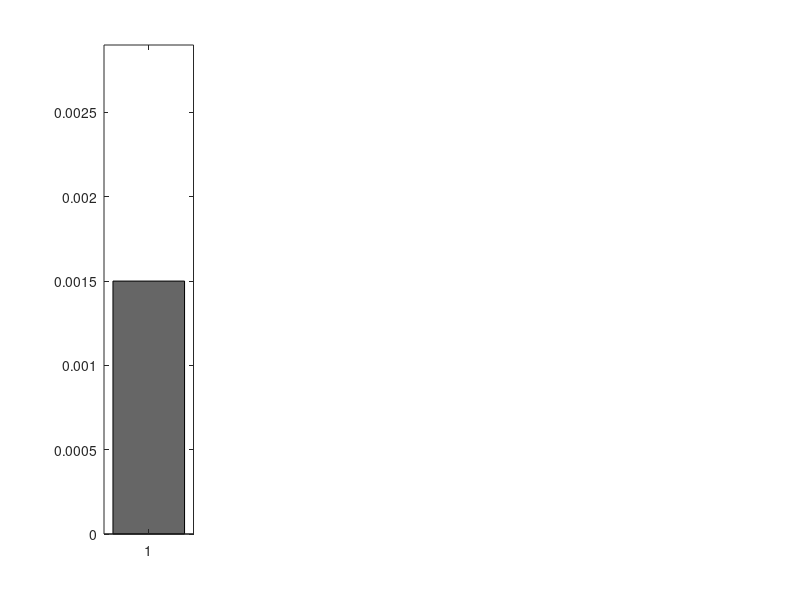

The MATLAB script that drew this image: (Note: this script raises an error after producing the figure.)
% This program solves the time evolution of both vesicle transport and the
% pool concentration with a particle hopping ansatz. The algorithm is
% explained in more detail in the paper "On the Role of Vesicle Transport in Neurite Growth: Modelling and Experiments"

%% Load initial conditions
close all   
clear variables

% Initialise all neurites as structure arrays
NumberOfNeurites = 2;
N1 = struct;     

% Parameters for scaling
N1.typicalTime = 100;
N1.typicalLength = 50;
N1.typicalDiffusion = 10^(-1); 
N1.typicalInflux = 1;
N1.typicalOutflux = 10^(-1);
N1.typicalPotential = 1;
N1.typicalConcentration = 15;

% Calculate Scaling Parameters
lambda_in = (N1.typicalTime*N1.typicalInflux)/(2*N1.typicalLength*N1.typicalConcentration);       
lambda_out = (N1.typicalTime*N1.typicalOutflux)/(2*N1.typicalLength);
lambda_eps = N1.typicalTime*N1.typicalDiffusion/(N1.typicalLength^2);
lambda_V = N1.typicalTime*N1.typicalPotential/(N1.typicalLength^2);
N1.lambda_in = lambda_in;
N1.lambda_out = lambda_out;
N1.lambda_eps = lambda_eps;
N1.lambda_V = lambda_V;

% Second neurite hat the same scaling parameters
N2 = N1;

% Space discretisation
n = 400;
N1.L = 1;                                  % Length of Neurite 1
N2.L = 0.3;
N1.h = 1/n;                                % Space step size                                
N2.h = 1/n;
N1.x = linspace(0,N1.L,n*N1.L)';           % Domain of Neurite 1            
N2.x = linspace(0,N2.L,n*N2.L)';            

% Time discretisation
T = 100;                                   % End time
m = T*10000;
tau = T/m;                                 % Time step size
N1.tau = tau;   
N2.tau = tau;                            
tt = linspace(0,T,ceil(T/N1.tau))';  

% Load initial pool Cconcentrations and define their maximum sizes;
N1.Lambda_som = 0.12;                        % Total Mass of Vesicles in the Soma
N2.Lambda_som = N1.Lambda_som;
N1.Lambda_tip = 0.0015;                      % Total Mass of Vesicles in the growth cone of N1
N2.Lambda_tip = 0.0015;                      % Total Mass of Vesicles in the growth cone of N2

N1.Lambda_som_max = 0.175;
N2.Lambda_som_max = N1.Lambda_som_max;
N1.Lambda_tip_max = 0.0029;               
N2.Lambda_tip_max = 0.0029;

SaveLambda_som = N1.Lambda_som; 
SaveN1Lambda_tip = N1.Lambda_tip; 
SaveN2Lambda_tip = N2.Lambda_tip;

% Initial influx- and outflux values in all neurites
no_noflux_1 = 1;                          % Set to 0 to have no flux in neurite 1       
no_noflux_2 = 1;                          % Set to 0 to have no flux in neurite 2
N1.alpha_a = no_noflux_1*0.8;               
N1.alpha_r = no_noflux_1*0.8;         
N2.alpha_a = no_noflux_2*0.8;
N2.alpha_r = no_noflux_2*0.8;

N1.beta_a = no_noflux_1*15;
N1.beta_r = no_noflux_1*15;
N2.beta_a = no_noflux_2*15;
N2.beta_r = no_noflux_2*15;

% Further parameters (diffusion constants and potentials)
N1.eps_a = 0.05;
N2.eps_a = N1.eps_a;
N1.eps_r = 0.05;
N2.eps_r = N1.eps_r;

N1.V_a = 1.75.*N1.x;           
N1.V_r = -1.5.*N1.x;
N2.V_a = 1.75.*N2.x;
N2.V_r = -1.5.*N2.x;

% Initial concentration of a = ANT and r = RET
N1.a0 = 0.*N1.x + 0.1;
N1.r0 = 0.*N1.x + 0.1;
N2.a0 = 0.*N2.x + 0.1;
N2.r0 = 0.*N2.x + 0.1;

SaveN1a0 = N1.a0; 
SaveN1r0 = N1.r0; 
SaveN2a0 = N2.a0;
SaveN2r0 = N2.r0;

% Initialise vectors that save development of different numbers
Development_Lambda_som = zeros(m,1);
Development_Lambda_tipN1 = zeros(m,1);
Development_Lambda_tipN2 = zeros(m,1);
Development_MassWholeSystem = zeros(m,1);
Development_Entropy = zeros(m,1);

% Define Colors
redN = [.8 .2941  .0862];
greenN = [ .1647 .6313 .5960];
greyN = [ 0.4 0.4 0.4];

%% Check initial concentrations

N1.p0 = N1.a0 + N1.r0;
N2.p0 = N2.a0 + N2.r0;

if sum(N1.p0 > 1) + sum(N2.p0 > 1) > 0
    error('The chosen initial value of the total vesicle concentration in one neurite exceeds the density constraint.')
end
if sum(N1.a0 < 0) + sum(N1.r0 < 0) + sum(N2.a0 < 0) + sum(N2.r0 < 0) > 0
    error('One of the initial vesicle concentrations in a neurite is negative.')
end
if N1.Lambda_som > N1.Lambda_som_max || N1.Lambda_tip > N1.Lambda_tip_max || N2.Lambda_tip > N2.Lambda_tip_max
    error('One of the initial pool concentration exceeds the maximum concentration.')
end

% Calculate initial mass 
TotalMass = N1.Lambda_som  + N1.Lambda_tip  +  N2.Lambda_tip  ... 
         + (sum(N1.r0(:)) + sum(N1.a0(:)) + sum(N2.r0(:)) + sum(N2.a0(:)))*N2.h;
disp(['Total mass at the beginning is = ' num2str(TotalMass), '.']);

%% Plot Initial Concentration in Both Neurites, Neurite 1 is plotted reverse
%fig = figure('Position', [0, 0, 200, 200]);        % for Jans Computer
fig = figure('Position', [200, 100, 1200, 600]);     % for Inas Computer
  
plotlefttip = subplot(1,5,1);
hl = bar(N1.Lambda_tip, 'FaceColor', greyN);
ylim([0 N1.Lambda_tip_max ]);
plotlefttip.PlotBoxAspectRatio(2) = 2.5;
plotlefttip.Position(1) = 0.02;
plotlefttip.Position(2) = .5;
plotlefttip.Position(4) = 0.4;
set(gca,'FontSize',15,'FontWeight','bold')

fs1 = subplot(1,5,2);
h1 = plot(N1.x, N1.a0, N1.x, N1.r0, N1.x, 1-N1.a0-N1.r0 ,'k--','Linewidth',2);
h1(1).Color = greenN;
h1(2).Color = redN;

% fs1.Position = [0.18000    0.5000    0.3237    0.4150];
set(fs1, 'Xdir', 'reverse')
title('Neurite 1')
axis([0 N1.L 0 1]),
set(groot, 'DefaultTextInterpreter', 'latex');
set(groot, 'DefaultAxesTickLabelInterpreter', 'latex');
set(groot, 'DefaultAxesFontName', 'latex');
set(groot, 'DefaultLegendInterpreter', 'latex');
legend('ANT','RET', '1-$\rho$');
xlabel('Points on the domain $\Omega_1$');
ylabel('Concentration');
axis square
set(gca,'FontSize',15,'FontWeight','bold')

plotsoma = subplot(1,5,3);
hs = bar(N1.Lambda_som, 'FaceColor', greyN);
title('$\Lambda_{som}$')
ylim([0 N1.Lambda_som_max]);
plotsoma.PlotBoxAspectRatio(2) = 2.5;
% plotsoma.Position(1) = 0.5;
plotsoma.Position(1) = 0.36;
plotsoma.Position(2) = 0.5;
plotsoma.Position(4) = 0.4;
set(gca,'FontSize',15,'FontWeight','bold')

fs2 = subplot(1,5,4);
h2 = plot(N2.x, N2.a0, N2.x, N2.r0, N2.x, 1-N2.a0-N2.r0 ,'k--','Linewidth',2);
h2(1).Color = greenN;
h2(2).Color = redN;
fs2.Position = [0.4400    0.5000    0.3237    0.4150];
axis([0 N2.L 0 1]);
title('Neurite 2')
axis square
legend('ANT','RET', '1-$\rho$');
xlabel('Points on the domain $\Omega_2$');
ylabel('Concentration');
set(gca,'FontSize',15,'FontWeight','bold','Fontangle','Oblique')

plotrighttip = subplot(1,5,5);
hr = bar(N2.Lambda_tip, 'FaceColor', greyN);
ylim([0 N2.Lambda_tip_max ]);
plotrighttip.PlotBoxAspectRatio(2) = 2.5;
plotrighttip.Position(1) = 0.7;
plotrighttip.Position(2) = 0.5;
plotrighttip.Position(4) = 0.4;
set(gca,'FontSize',15,'FontWeight','bold')

fs1.Position = [0.1000    0.5000    0.3237    0.4150];

drawnow;

exportFigure(['Images/TimeEvolution2B',num2str(0),'.pdf'], fig);           % command provided by helperFiles package
disp('The figure of the initial datum was printed.');

tic;

%% Solve the equation
z = 1;                                                                     % Counter for grafic enumeration
for i = 1:m
    % Update Concentration in Neurons
    N1old = N1;
    [N1a1, N1r1] = UpdateConcentrationParticleHopping(N1);    
    N1.a0 = N1a1;
    N1.r0 = N1r1;
    N1p1 = N1a1 + N1r1;
	
    N2old = N2;
    [N2a1, N2r1] = UpdateConcentrationParticleHopping(N2);    
    N2.a0 = N2a1;
    N2.r0 = N2r1;
    N2p1 = N2a1 + N2r1;
    
    % Plot Updaten
    if (mod(i,1000)==0)

        h1(1).YData = N1a1;    
        h1(2).YData = N1r1;
        h1(3).YData = 1-N1a1-N1r1;

        h2(1).YData = N2a1;          
        h2(2).YData = N2r1;
        h2(3).YData = 1-N2a1-N2r1;
        
        hs.YData = N1.Lambda_som;
        hl.YData = N1.Lambda_tip;
        hr.YData = N2.Lambda_tip;
       
        drawnow
        
        disp(['Iteration: ', num2str(i)]);
        if (mod(i,10000)==0)
            exportFigure(['Images/TimeEvolution2B',num2str(z),'.pdf'], fig);         % command provided by helperFiles package
            disp(['A figure was printed at t = ',num2str(z), '.']);
            z = z + 1;
        end
    end
    
    % Save Density in Pools
    Development_Lambda_som(i) = N1.Lambda_som;
    Development_Lambda_tipN1(i) = N1.Lambda_tip;
    Development_Lambda_tipN2(i) = N2.Lambda_tip;
    
    % Update Concentration in Pools 
    N1.Lambda_som = N1.Lambda_som ...                               % Old concentration
        + N1.tau*(lambda_out*N1.beta_r*(1 - N1.Lambda_som/N1.Lambda_som_max)*(N1old.r0(1)) ...      % Retrograte entering from Neuron 1
            + lambda_out*N2.beta_r*(1 - N2.Lambda_som/N2.Lambda_som_max)*(N2old.r0(1)) ...               % Retrograte entering from Neuron 2
            - lambda_in*N1.alpha_a*(N1.Lambda_som/N1.Lambda_som_max)*(1-N1old.r0(1)-N1old.a0(1)) ...                          % Anterograde existing pool into Neuron 1 
            - lambda_in*N2.alpha_a*(N2.Lambda_som/N2.Lambda_som_max)*(1-N2old.r0(1)-N2old.a0(1)));                     % Anterograde existing pool into Neuron 2
            
    N2.Lambda_som = N1.Lambda_som;
    N1.Lambda_tip = N1.Lambda_tip ...                                           % Tip of Neuron 1
        + N1.tau*(- lambda_in*N1.alpha_r*(N1.Lambda_tip/ N1.Lambda_tip_max)*(1-N1old.r0(end)-N1old.a0(end)) ...                 % Vesicles exiting pool Neuron 1
            + lambda_out*N1.beta_a*N1old.a0(end)*(1 - N1.Lambda_tip/N1.Lambda_tip_max )); % Vesicles entering pool Neuron 1
    N2.Lambda_tip = N2.Lambda_tip ...                                           % Tip of Neuron 2
        + N2.tau*(- lambda_in*N2.alpha_r*(N2.Lambda_tip/N2.Lambda_tip_max)*(1-N2old.r0(end)-N2old.a0(end)) ...                 % Vesicles exiting pool Neuron 2
            + lambda_out*N2.beta_a*N2old.a0(end)*(1 - N2.Lambda_tip/N2.Lambda_tip_max));  

    % Calculate total mass
    Development_MassWholeSystem(i) = N1.Lambda_som + N1.Lambda_tip + N2.Lambda_tip  ... 
        + N2.h*(sum(N1r1(:)) + sum(N1a1(:)) + sum(N2r1(:)) + sum(N2a1(:))); 
end

%% Plot Pool Density Evolution in the pools
figure(5);
subplot(1,3,1);
Pool1 = plot(tt, Development_Lambda_som);
Pool1.Color = greyN;
axis square
title('$\Lambda_{som}$');
xlabel('Time $t$');
xlim([0 T]);
ylabel('Concentration');
set(groot, 'DefaultTextInterpreter', 'latex');
set(groot, 'DefaultAxesTickLabelInterpreter', 'latex');
set(groot, 'DefaultAxesFontName', 'latex');
set(groot, 'DefaultLegendInterpreter', 'latex');
set(gca,'FontSize',12,'FontWeight','bold');

subplot(1,3,2);
Pool2 = plot(tt, Development_Lambda_tipN1);
Pool2.Color = greyN;
axis square
title('$\Lambda_{N1}$');
xlabel('Time $t$');
ylabel('Concentration');
xlim([0 T]);
set(gca,'FontSize',12,'FontWeight','bold');

subplot(1,3,3),
Pool3 = plot(tt, Development_Lambda_tipN2);
Pool3.Color = greyN;
axis square
title('$\Lambda_{N2}$');
xlabel('Time $t$');
ylabel('Concentration');
xlim([0 T]);
set(gca,'FontSize',12,'FontWeight','bold');

resizeFigure(gcf, [270,850]);
exportFigure('Images/DevelopmentPoolConcentration2B.pdf', gcf);                      % command provided by helperFiles package
disp('A figure of the Development of the Concentration in the pools was printed.')

toc

